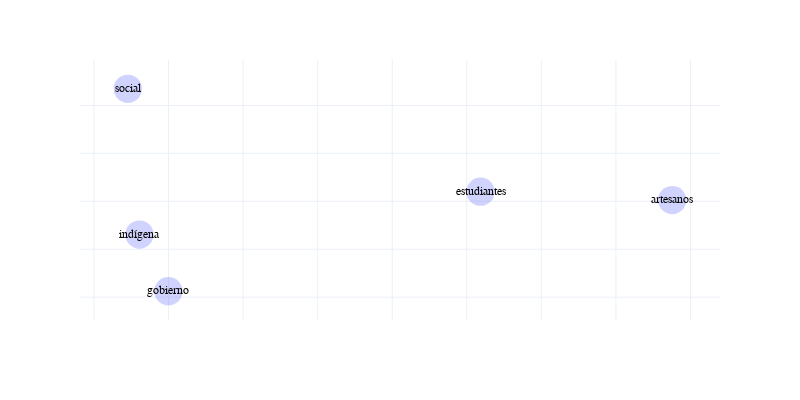

The cell this chart's notebook holds for it:
### Code cell
# PCA plot (not in the book) - better to explain analogies:
# difference vectors of pickup trucks "f150"-"ford", "tacoma"-"toyota" and 
# "frontier"-"nissan" are almost parallel. 
# "x5"-"bmw" is pointing to a somewhat different direction, but "x5" is not a pickup

model = models['autos_w2v_sg_5'] 
search = ['gobierno', 'estudiantes', 'artesanos', 'indígena', 
          'social']
_ = plot_embeddings(model, search, topn=0, algo='pca', labels=True, colors=False)

### Figure 1 — Plotly figure (JSON) as saved in the notebook; plotly's stock layout.template omitted (floating-point values rounded to 4 significant figures)
{"data": [{"customdata": [["social", 30, "social"], ["gobierno", 30, "gobierno"], ["artesanos", 30, "artesanos"], ["estudiantes", 30, "estudiantes"], ["indígena", 30, "indígena"]], "hovertemplate": "<b>%{hovertext}</b><br><br><extra></extra>", "hovertext": ["social", "gobierno", "artesanos", "estudiantes", "indígena"], "legendgroup": "", "marker": {"color": "#636efa", "line": {"width": 0}, "opacity": 0.3, "size": [30, 30, 30, 30, 30], "sizemode": "area", "sizeref": 0.075, "symbol": "circle"}, "mode": "markers+text", "name": "", "orientation": "v", "showlegend": false, "text": ["social", "gobierno", "artesanos", "estudiantes", "indígena"], "textposition": "middle center", "type": "scatter", "x": [-1.273, -1.001, 2.377, 1.092, -1.195], "xaxis": "x", "y": [2.346, -1.876, 0.02576, 0.199, -0.6952], "yaxis": "y"}], "layout": {"font": {"color": "#000000", "family": "Franklin Gothic", "size": 12}, "height": 400, "legend": {"itemsizing": "constant", "tracegroupgap": 0}, "margin": {"t": 60}, "width": 800, "xaxis": {"anchor": "y", "domain": [0, 1], "showgrid": true, "showticklabels": false, "title": {"text": ""}, "visible": true, "zeroline": false}, "yaxis": {"anchor": "x", "domain": [0, 1], "showgrid": true, "showticklabels": false, "title": {"text": ""}, "visible": true, "zeroline": false}}}
